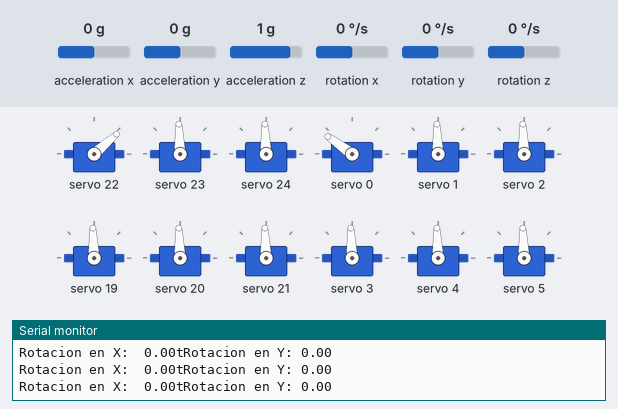
Bench run of a sketch on a simulated Arduino Uno, built with avr-gcc and run on an emulated ATmega328P. On the bench: 12 × servo, the last lines printed to the serial monitor. Inputs (shaded band) come from the test bench; at power-on: acceleration y 0 g, rotation x 0 °/s, acceleration x 0 g, acceleration z 1 g, rotation y 0 °/s, rotation z 0 °/s.

Above: at 1.2 s.
1.3 s: acceleration y set to -1.4 g
At 2.5 s:
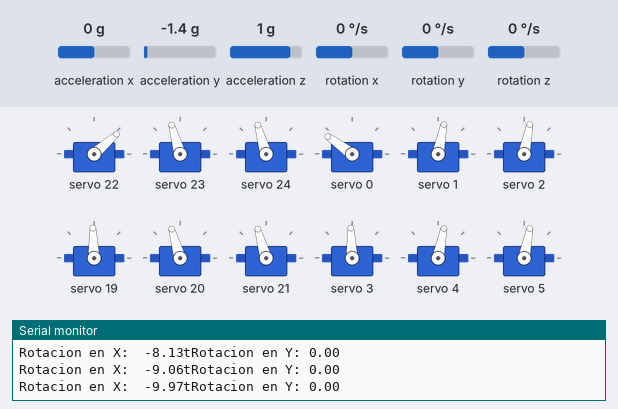
At 3.93 s:
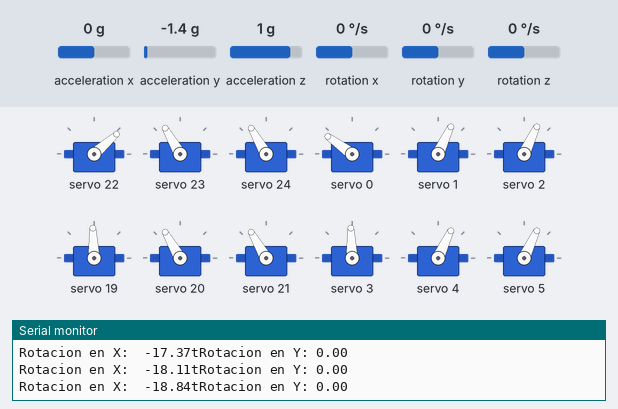
4.3 s: rotation x set to -192 °/s
6.3 s: rotation x set to 57 °/s
9.3 s: rotation x set to 64 °/s
12.3 s: rotation x set to -100 °/s
At 14.7 s:
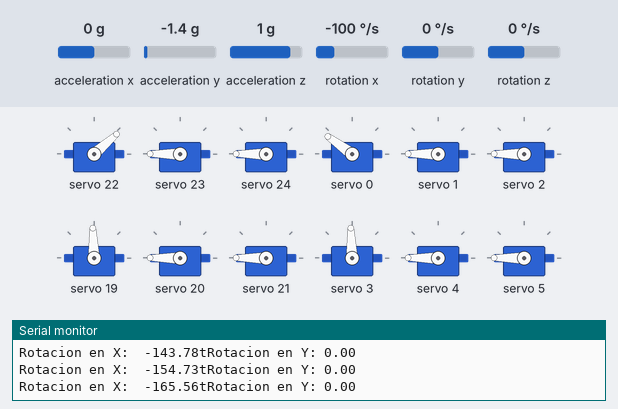
Timing chart, 0 to 16.2 s (numbered marks = the images above; inputs shaded):
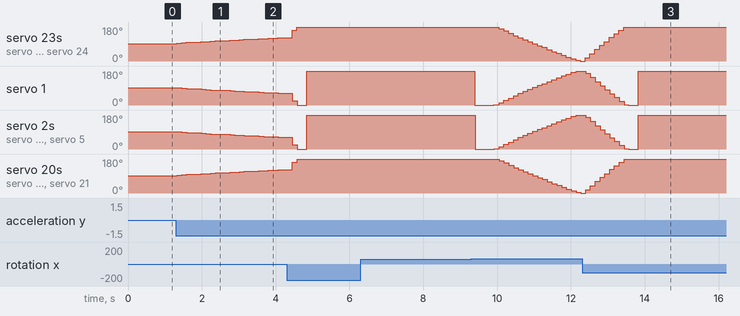

Measured:
- after the input at 1.3 s, servo 23, servo 24, servo 20, servo 21: moves from 92° to 124° over 2.9 s, starting at once; servo 1, servo 2, servo 4, servo 5: moves from 92° to 61° over 2.9 s, starting at once
- after the input at 12.3 s, servo 1: 180° → 168° after 0.10 s, → 146° 0.13 s later, → 122° 0.13 s later, → 101° 0.13 s later, … (11 changes in this stretch); servo 2, servo 4, servo 5: 180° → 168° after 0.10 s, → 146° 0.13 s later, → 122° 0.13 s later, → 101° 0.13 s later, … (11 changes in this stretch)

The sketch:

Balanceado.ino
```cpp
#include <Wire.h>
#include <Adafruit_PWMServoDriver.h>
#include <MPU6050.h>
#include <I2Cdev.h>

Adafruit_PWMServoDriver servos1 = Adafruit_PWMServoDriver(0x40);
Adafruit_PWMServoDriver servos2 = Adafruit_PWMServoDriver(0x41);
MPU6050 sensor;

unsigned int pos0 = 172;
unsigned int pos180 = 565;
int tiempo = 2000;


// Variables para el filtro complementario
float ang_x = 0, ang_y = 0;
float ang_x_prev = 0, ang_y_prev = 0;
float dt = 0;
unsigned long tiempo_prev = 0;
// Función para ajustar los servos con PWM
 void setServo1(uint8_t n_servo, int angulo) {
  int duty = map(angulo, 0, 180, pos0, pos180);
  servos1.setPWM(n_servo, 0, duty);
}
void setServo2(uint8_t n_servo, int angulo) {
  int duty = map(angulo, 0, 180, pos0, pos180);
  servos2.setPWM(n_servo, 0, duty);
}

void balance(){
  // Tomar datos del acelerómetro y giroscopio
  int16_t ax, ay, az;
  int16_t gx, gy, gz;
  sensor.getAcceleration(&ax, &ay, &az);
  sensor.getRotation(&gx, &gy, &gz);
  float accel_ang_x = atan(ay / sqrt(pow(ax, 2) + pow(az, 2))) * (180.0 / 3.14);
  float accel_ang_y = atan(-ax / sqrt(pow(ay, 2) + pow(az, 2))) * (180.0 / 3.14);

  // Calcular el tiempo transcurrido
  dt = (millis() - tiempo_prev) / 1000.0;
  tiempo_prev = millis();

  // Calcular ángulo de rotación con filtro complementario
  ang_x = 0.98 * (ang_x_prev + (gx / 131.0) * dt) + 0.02 * accel_ang_x;
  ang_y = 0.98 * (ang_y_prev + (gy / 131.0) * dt) + 0.02 * accel_ang_y;

  // Actualizar los ángulos previos
  ang_x_prev = ang_x;
  ang_y_prev = ang_y;


  //hacemos un mapeo del valor leido del giroscopio y lo mapeamos junto a los angulos de los servos.
////////////////////////////////////////////////////////////////////////////////////////////////////
  //patas del lado izquierdo
  float valxizq = ang_x;
  valxizq = map(valxizq, -45, 45, 10, 170); ///Las patas iaquierdas el mapeo tiene que ir de 0/180

  //patas del lado derecho
  float valxder = ang_x;
  valxder = map(valxder, -45, 45, 170, 10); ///las patas derechas el mapeo tiene que ir de 180/0
/////////////////////////////////////////////////////////////////////////////////////////////////////
  //patas delanteras
  float valydel = ang_y;
  valydel= map(valydel, -40, 20, 30, 70); ///las patas delanteras el mapeo tiene que ir de 180/0

  //patas traseras
  float valytras = ang_y;
  valytras= map(valytras, -40, 20, 150, 110); ///las patas traseras el mapeo tiene que ir de 0/180
  ///////////////////////////////////////////////////////////////////////////////////////////////////
  Serial.print("Rotacion en X:  ");
  Serial.print(ang_x);
  Serial.print("tRotacion en Y: ");
  Serial.println(ang_y);

  delay(10);

  //////////////////////////////////////////////////////////////////////////////////////////////////
  //if 1 modo Y
  //if( -20 > ang_x > 20){

 /////////////////////////////////////////////////////////////////////////////////////////////////////
 //if 2 modo X
 //if(-20 < ang_y < 20){
  setServo2(6, 30); setServo2(7, valxder); setServo2(8, valxder);

  //pata 2 izq delantero
  setServo1(0, 150); setServo1(1, valxizq); setServo1(2, valxizq);

  //pata 3 der medio
  setServo2(3, 90); setServo2(4, valxder); setServo2(5, valxder);

  //pata 4 izq medio
  setServo1(3, 90); setServo1(4, valxizq); setServo1(5, valxizq);
  //pata 5 der trasero
  setServo2(0, valytras); setServo2(1, valxder); setServo2(2, valxder);

  //pata 6 izq trasero
  setServo1(6, valydel); setServo1(7, valxizq); setServo1(8, valxizq);
  delay(100);
}

void setup() {
  Wire.begin();
  Serial.begin(9600);
  sensor.initialize();
  //sensor.setFullScaleGyroRange(2);


  servos1.begin();
  servos1.setPWMFreq(60);  // Frecuencia de PWM en Hz
  servos2.begin();
  servos2.setPWMFreq(60);  // Frecuencia de PWM en Hz

  //función para balanceo y estabilizador de las patas.
}

void loop() {
  balance();

}
```
